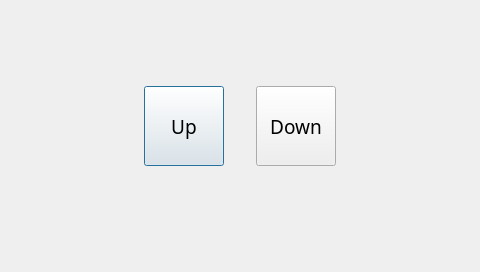
<?xml version="1.0" encoding="UTF-8"?>
<ui version="4.0">
 <class>pwmDialog</class>
 <widget class="QDialog" name="pwmDialog">
  <property name="geometry">
   <rect>
    <x>0</x>
    <y>0</y>
    <width>480</width>
    <height>272</height>
   </rect>
  </property>
  <property name="minimumSize">
   <size>
    <width>480</width>
    <height>272</height>
   </size>
  </property>
  <property name="maximumSize">
   <size>
    <width>480</width>
    <height>272</height>
   </size>
  </property>
  <property name="font">
   <font>
    <family>文泉驿等宽微米黑</family>
    <pointsize>14</pointsize>
    <weight>50</weight>
    <bold>false</bold>
   </font>
  </property>
  <property name="windowTitle">
   <string>Tiny6410 Pwm</string>
  </property>
  <widget class="QPushButton" name="pwmUpButton">
   <property name="geometry">
    <rect>
     <x>144</x>
     <y>86</y>
     <width>80</width>
     <height>80</height>
    </rect>
   </property>
   <property name="font">
    <font>
     <family>文泉驿等宽微米黑</family>
     <pointsize>14</pointsize>
    </font>
   </property>
   <property name="text">
    <string>Up</string>
   </property>
   <property name="checkable">
    <bool>true</bool>
   </property>
   <property name="checked">
    <bool>false</bool>
   </property>
   <property name="autoExclusive">
    <bool>true</bool>
   </property>
  </widget>
  <widget class="QPushButton" name="pwmDownButton">
   <property name="geometry">
    <rect>
     <x>256</x>
     <y>86</y>
     <width>80</width>
     <height>80</height>
    </rect>
   </property>
   <property name="font">
    <font>
     <family>文泉驿等宽微米黑</family>
     <pointsize>14</pointsize>
    </font>
   </property>
   <property name="text">
    <string>Down</string>
   </property>
   <property name="checkable">
    <bool>true</bool>
   </property>
   <property name="checked">
    <bool>false</bool>
   </property>
   <property name="autoExclusive">
    <bool>true</bool>
   </property>
  </widget>
 </widget>
 <resources/>
 <connections/>
</ui>
